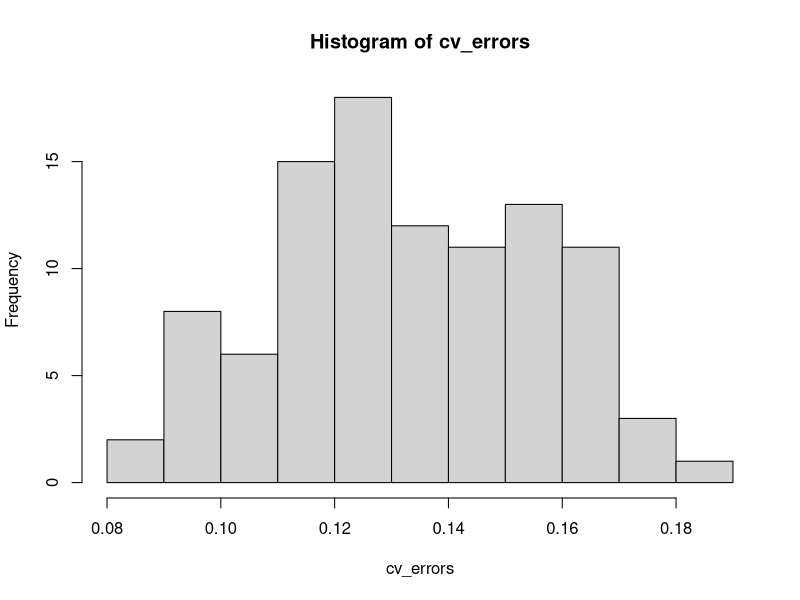
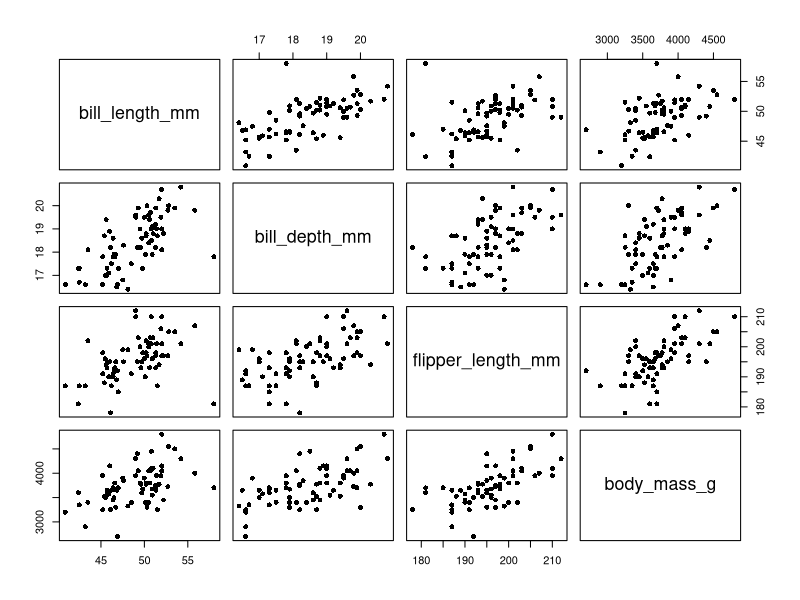

Generate these figures, in order, with R:
## ---- chunk 1
knitr::opts_chunk$set(echo = TRUE)
library(mvtnorm)
library(MASS)
library(tidyverse)
## ---- chunk 2
miscl_theo <- function(mean1, mean2, sigma){
  mah_dist <- sqrt( t(mean1 - mean2) %*% solve(sigma) %*% (mean1-mean2))
  pnorm( -0.5* mah_dist)
}

## ---- chunk 3
mu1 <- c(1, -2)
mu2 <- c(2,0)
covSigma <- diag(c(1,1))


miscl_theo(mean1 = mu1, mean2 = mu2, sigma = covSigma)

## ---- chunk 4
samp1 <- mvtnorm::rmvnorm(100, mean = mu1, sigma = diag(c(1,1)))
samp2 <-  mvtnorm::rmvnorm(100, mean = mu2, sigma = diag(c(1,1)))

gmm_sample <- data.frame(rbind(samp1, samp2) , Class = rep(1:2, each = 100))
## ---- chunk 5
compute_loocv <- function(j, sample_data = gmm_sample){
  lda_loo <- MASS::lda(Class ~ ., data = sample_data[-j, ])  # fit LDA to all but j-th observations
  # return 1 (FALSE) if wrong class is predicted, else return 0 (TRUE)
  predict(lda_loo, newdata = sample_data[j, ])$class != sample_data$Class[j] 
}
## ---- chunk 6
mean(sapply( 1:200 , compute_loocv))
## ---- chunk 7
iteration <- function(seed , mean1 , mean2, sigma = diag(c(1,1))){
  set.seed(seed)   
  samp1 <- mvtnorm::rmvnorm(100, mean = mu1, sigma = sigma )
  samp2 <-  mvtnorm::rmvnorm(100, mean = mu2, sigma = sigma)
  
  gmm_samp <- data.frame(rbind(samp1, samp2) , Class = rep(1:2, each = 100))
  
  mean(sapply( 1:200 , compute_loocv, sample_data = gmm_samp)) # this is what the function returns
  
}
## ---- chunk 8
cv_errors <- sapply(1:100,  function(x){iteration(seed = x, mean1 = mu1, 
                                                 mean2 = mu2, sigma = covSigma)}) 
hist(cv_errors)
mean(cv_errors)
sd(cv_errors)
miscl_theo(mean1 = mu1, mean2 = mu2, sigma = covSigma)
## ---- chunk 9

library(palmerpenguins)
library(MASS)
data(penguins)

## ---- chunk 10
pengus <- dplyr::select(penguins, -c("year", "island"))
# only complete cases
pengus <- pengus[complete.cases(pengus), ]
## ---- chunk 11

set.seed(4017)
# sample indices of rows that make up the training data
ind <- sample(nrow(pengus), nrow(pengus)*.8 )

# training data
trainsamp <- pengus[ind , ]
# distribution of species within training data
table(trainsamp$species)/nrow(trainsamp)

## ---- chunk 12
testsamp <- pengus[-ind, ]

table(testsamp$species)/nrow(testsamp)
## ---- chunk 13
table(pengus$species)/nrow(pengus)
## ---- chunk 14
pengus_split <- split(pengus, pengus$species)
pengus_split
## ---- chunk 15
get_train_index <- function(data, train_prop = 0.8, seed = 1){
  set.seed(seed)  # set seed to make reproducible
  ndata <- nrow(data)
  sample(ndata, floor(ndata*train_prop))
}
## ---- chunk 16
get_train_data <- function(data, train_prop = 0.8, seed = 1){
  samp_ind <- get_train_index(data = data, train_prop = train_prop, seed = seed)
  train_data <- data[samp_ind, ]    
  return(train_data)
}
## ---- chunk 17
get_test_data <- function(data, train_prop = 0.8, seed = 1){
  samp_ind <- get_train_index(data = data, train_prop = train_prop, seed = seed)
  test_data <- data[-samp_ind, ]
  return(test_data)
}
## ---- chunk 18
pengus_train <- purrr::map_dfr(pengus_split, get_train_data)
pengus_test <- purrr::map_dfr(pengus_split, get_test_data)
pengus_train
## ---- chunk 19
table(pengus_train$species)/nrow(pengus_train)
table(pengus_test$species)/nrow(pengus_test)
## ---- chunk 20
lda_peng <- lda(species ~ . - sex, data = pengus_train)  # . - sex uses all columns but `sex`
pred_peng_test <- predict(lda_peng, newdata = pengus_test)
conf_test <- table(pred_peng_test$class, pengus_test$species)
1- sum(diag(conf_test))/nrow(pengus_test)
## ---- chunk 21
cv_kfold <- function(K, data){

  n_data <- nrow(data)
  
  # K must be an integer between 1 and nrow(data)
  if( !( K == round(K)) |  K == 0 | K > n_data){stop( "Choose different value for K.")}

  n_subsamp <- floor(n_data/K)     # length of each of the K subsamples
  
  data <- data[sample(n_data), ]  # shuffle data
  
  # assign each observation to one of the K subsamples, column 'K' specifies the subsample
  # if n_data is not a multiple of K, assign the last n_data- K*n_subsamp observations randomly
  
  if( n_subsamp == n_data/K) {
      data$K <- rep(1:K, each = n_subsamp)
    }
  else{
    data$K <- c(rep(1:K, each = n_subsamp), sample(1:K, (n_data - K*n_subsamp)))
  }
  
  # initialise vector that stores the misclassification rates
  cv_errors <- numeric(K)
  
  for( k in 1:K){
    # training data in iteration k 
    data_train <- subset(data, !( K == k))   # leave out k-th subset
    data_train <- dplyr::select(data_train, - "K")  # get rid of column specifying the subset
    
    # test data in iteration k 
    data_test <-  subset(data, K == k)       # k-th subset
    data_test <- dplyr::select(data_test, - "K") # get rid of column specifying the subset
    
    lda_fit <- lda(species ~ .,
                   data = data_train)   # fit lda to training data
    test_pred <- predict(lda_fit, newdata = data_test) # predict class for test data
    
    conf_mat <- table(test_pred$class, data_test$species)  # compute confusion matrix
    
    cv_errors[k] <- 1- sum(diag(conf_mat))/nrow(data_test) # misclassification rate in iteration k 
  }
  # return the average misclassification rate and also the vector of misclassification rares, 
  # in case one is interested in variance
  return(list(avg_misclass = mean(cv_errors),  errors = cv_errors))
}

## ---- chunk 22
cv_kfold(K =  10, data = pengus)
## ---- chunk 23
pengus_chin <- subset(pengus, species == "Chinstrap")
pengus_chin
## ---- chunk 24
plot(pengus_chin[ , -c(1,6)], pch = 16)
# also check correlation matrix
cor(pengus_chin[ , -c(1, 6)])

## ---- chunk 25
compute_loocv1 <- function(j){
  lm_loo <- lm( bill_length_mm ~ bill_depth_mm,   data = pengus_chin[-j ,  ]) # leave out j-th observation 
  yhat <- predict(lm_loo, newdata = pengus_chin[j, ]) # predict bill_length based on model fit
  (pengus_chin$bill_length_mm[j] - yhat)^2   # return squared error
}

## ---- chunk 26
cv_mse1 <- mean(sapply(1:nrow(pengus_chin), compute_loocv1))
cv_mse1
## ---- chunk 27
compute_loocv2 <- function(j){
  lm_loo <- lm( bill_length_mm ~  body_mass_g + bill_depth_mm,  data = pengus_chin[-j ,  ]) # leave out j-th observation 
  yhat <- predict(lm_loo, newdata = pengus_chin[j, ]) # predict bill_length based on model fit
  (pengus_chin$bill_length_mm[j] - yhat)^2   # return squared error
}

cv_mse2 <- mean(sapply(1:nrow(pengus_chin), compute_loocv2))
cv_mse2
## ---- chunk 28
compute_loocv3 <- function(j){
  lm_loo <- lm( bill_length_mm ~ flipper_length_mm + body_mass_g +  bill_depth_mm ,
                data = pengus_chin[-j ,  ]) # leave out j-th observation 
  yhat <- predict(lm_loo, newdata = pengus_chin[j, ]) # predict bill_length based on model fit
  (pengus_chin$bill_length_mm[j] - yhat)^2   # return squared error
}

cv_mse3 <- mean(sapply(1:nrow(pengus_chin), compute_loocv3))
cv_mse3

## ---- chunk 29

cv_mse2 < cv_mse1
cv_mse3 < cv_mse2
cv_mse3 < cv_mse1

